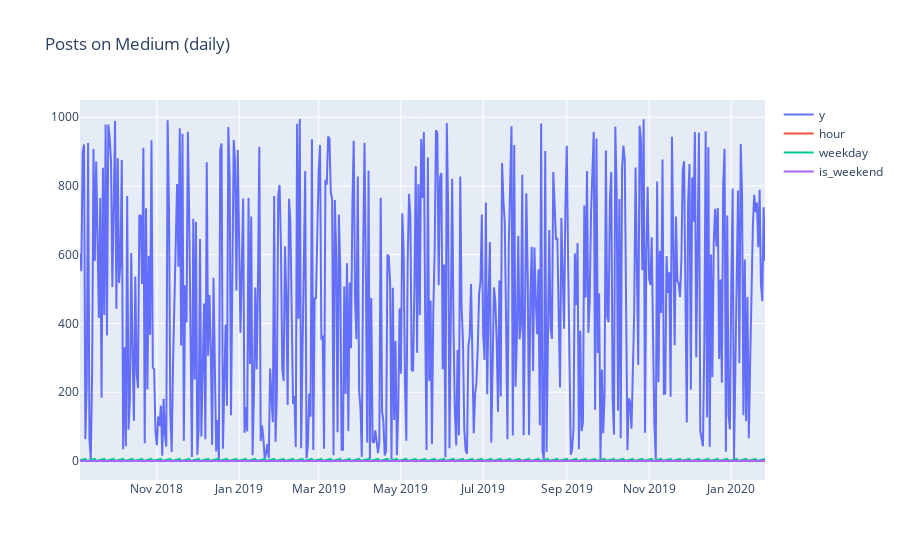

Here is the notebook cell this chart was saved with:
### Code cell
plotly_df(sample_v, title='Posts on Medium (daily)')

### Figure 1 — Plotly figure (JSON) as saved in the notebook; plotly's stock layout.template omitted (floating-point values rounded to 4 significant figures; data arrays with more than 128 entries replaced by an {"elided": "..."} marker saying what was removed)
{"data": [{"mode": "lines", "name": "y", "type": "scatter", "x": {"elided": "509 str values"}, "y": {"elided": "509 int values"}}, {"mode": "lines", "name": "hour", "type": "scatter", "x": {"elided": "509 str values"}, "y": {"elided": "509 int values"}}, {"mode": "lines", "name": "weekday", "type": "scatter", "x": {"elided": "509 str values"}, "y": {"elided": "509 int values"}}, {"mode": "lines", "name": "is_weekend", "type": "scatter", "x": {"elided": "509 str values"}, "y": {"elided": "509 int values"}}], "layout": {"title": {"text": "Posts on Medium (daily)"}}}
